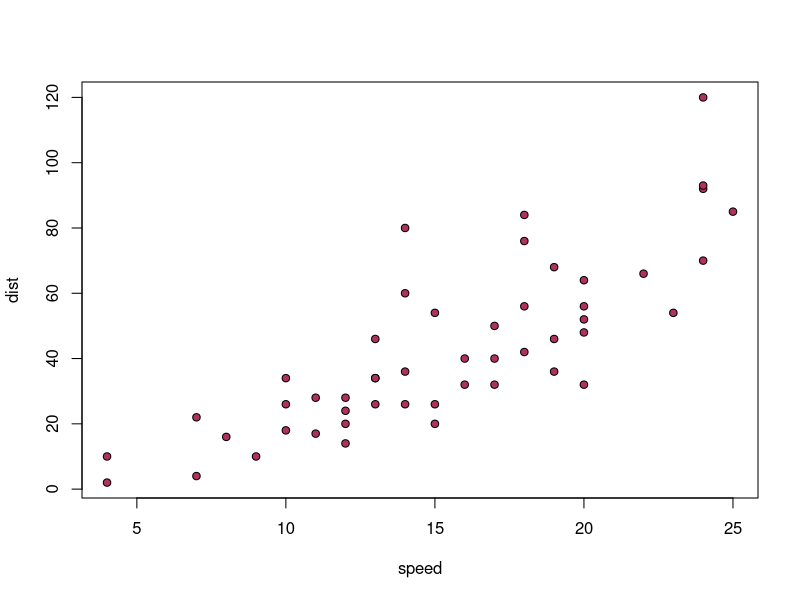
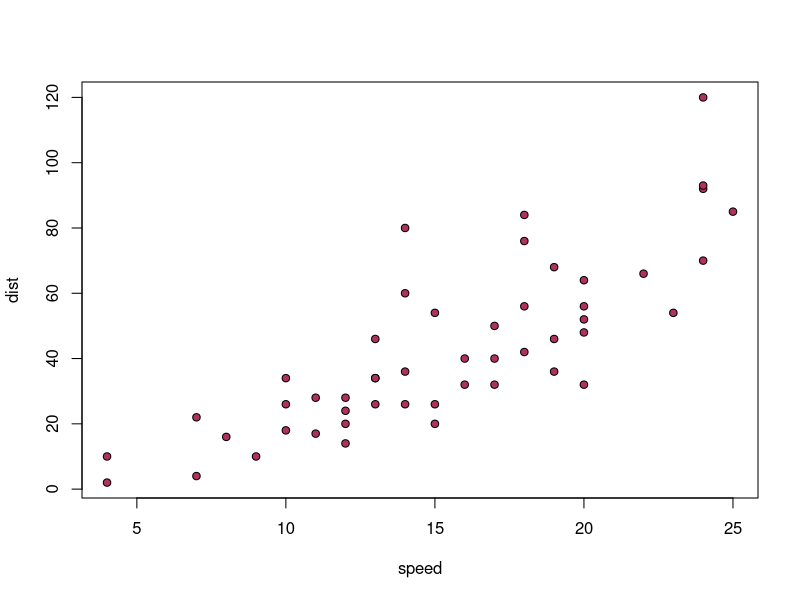
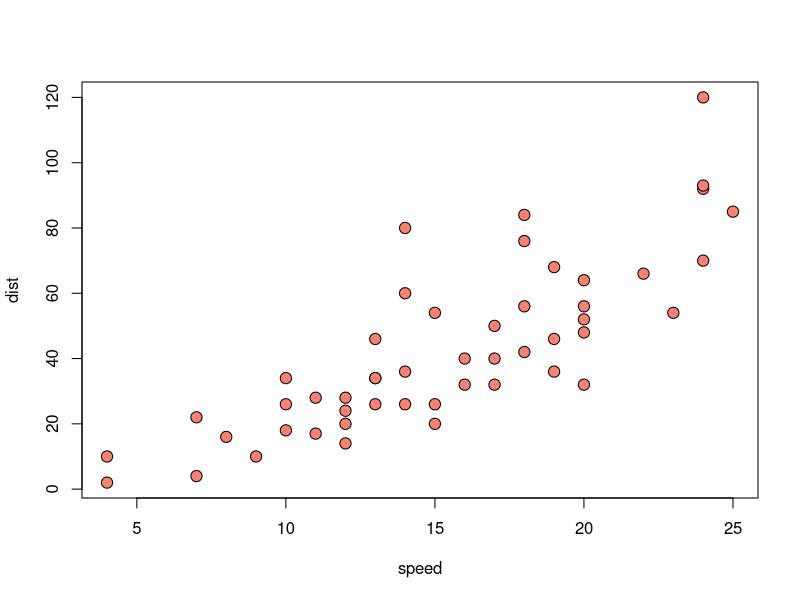
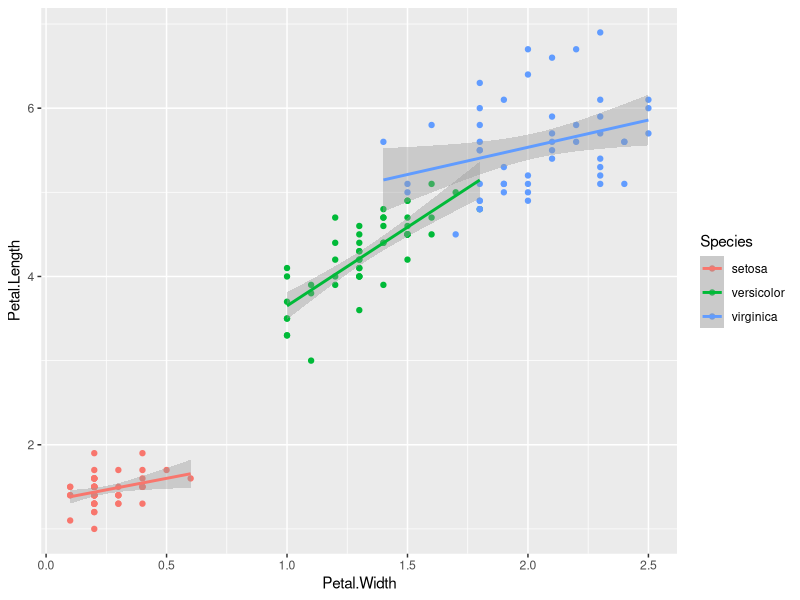

Write R code to recreate these figures, in order.
## ---- chunk 1
knitr::opts_chunk$set(echo = TRUE)


## This line is amazing and I will tell you why...it helps when knitting externally so you can still interactively run code with root paths!


knitr::opts_knit$set(root.dir = normalizePath("../")) 


## NOTE: This only works for paths INSIDE of code chunks


## ---- chunk 2


plot(cars, pch=21, col="black", bg="maroon")


## ---- chunk 3


plot(cars, pch=21, col="black", bg="maroon")


## ---- chunk 4


plot(cars, pch=21, col="black", bg="salmon", cex=1.5)


## ---- chunk 5
library(ggplot2)
ggplot(data=iris, aes(x=Petal.Width, y=Petal.Length, color=Species, group=Species)) + geom_point() + geom_smooth(method="lm")
